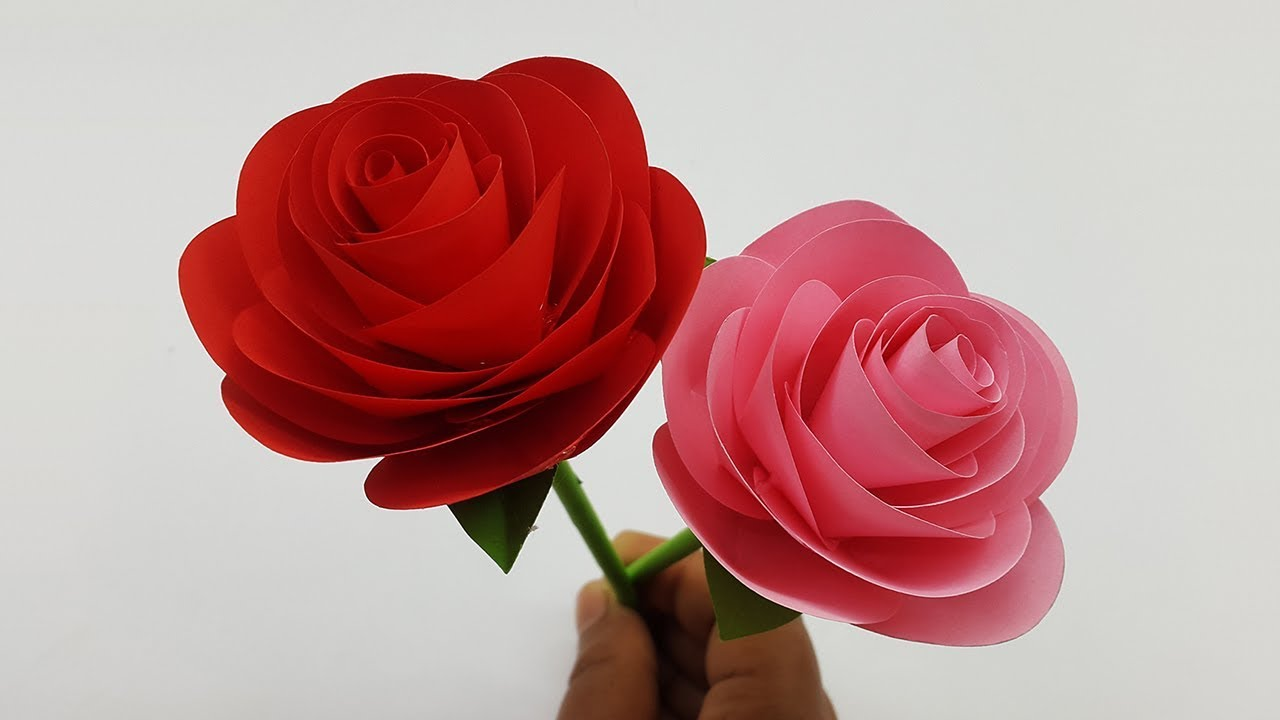
#> input picture CSE4182 - Digital Image Processing/assignment 14/rose.jpg, 1280 x 720 px
$ jupyter execute compression.ipynb
#> lines starting #> are read from the running program, lines starting #| are printed output that depends on the picture
[cell 1]
import numpy as np
import matplotlib.pyplot as plt
import cv2

[cell 2]
img = plt.imread('rose.jpg')
#> img is the input picture: shape (720, 1280, 3); mean R, G, B 191, 146.7, 145.8
plt.imshow(img)

[cell 3]
src_img = cv2.cvtColor(img,cv2.COLOR_RGB2GRAY)
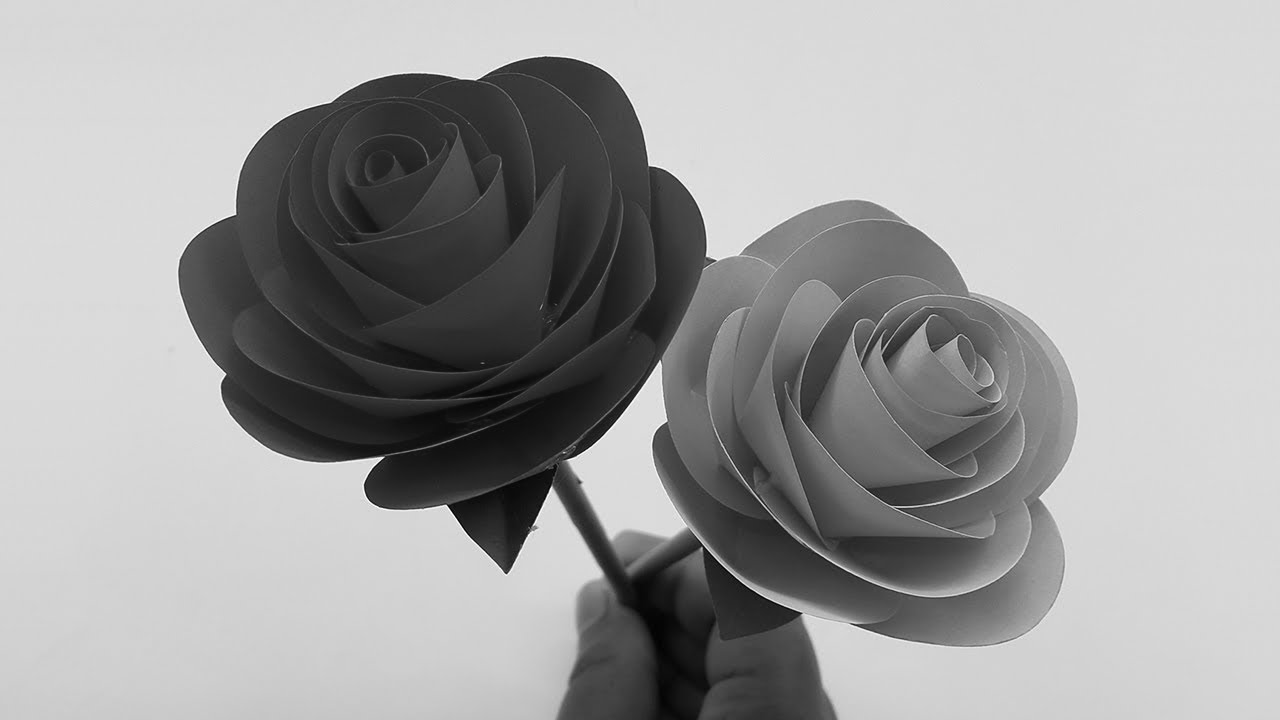
#> src_img: shape (720, 1280); min 1, max 255, mean 159.9
fftImg = np.fft.fft2(src_img)

[cell 4]
imgSort = np.sort(np.abs(fftImg.ravel()))
n = len(imgSort)
#> n = 921600
img_set = []
title_set = []
for keep in (0.75 , 0.5 , 0.1 , 0.05 , 0.01, 0.001 , 0.0001):

    thresh = imgSort[int(np.floor(n * (1 - keep)))]
    # ind = np.abs(fftImg) > thresh
    allow_pass = np.where(abs(fftImg)>thresh,fftImg,0)

    ifftImg = np.fft.ifft2(allow_pass).real
    img_set.append(ifftImg)
    title_set.append(f"Compressed (keep = {keep*100}%)")
#> this loop made 7 passes
#> thresh on passes 1 to 7: 1514.3, 3094.7, 13312.3, 20106.6, 57326.8, 313534.9, 1829284.9
#> after the loop, img_set = 7 items; title_set = ['Compressed (keep = 75.0%)', 'Compressed (keep = 50.0%)', 'Compressed (keep = 10.0%)', 'Compressed (keep = 5.0%)', 'Compressed (keep = 1.0%)', 'Compressed (keep = 0.1%)', 'Compressed (keep = 0.01%)']

[cell 5]
def plot_img(img_set , title_set):
    n = len(img_set)
#> n = 7
    r , c = 3,3
    plt.figure(figsize=(20,20))
    for i in range(n):
        plt.subplot(r,c,i+1)
        plt.title(title_set[i])
        plt.imshow(img_set[i],cmap='gray')


    plt.savefig('output.png',bbox_inches='tight')
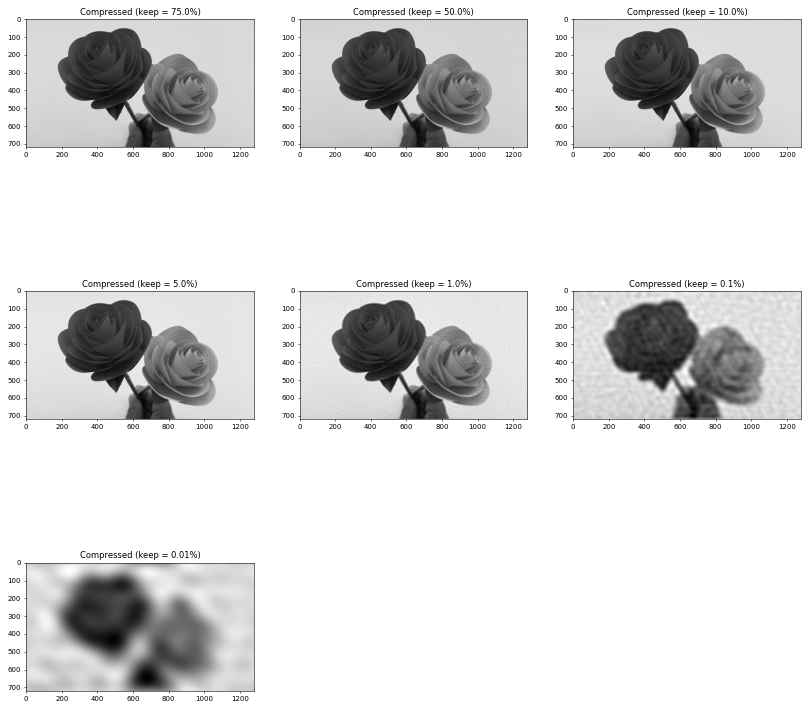
#> figure drawn by matplotlib, 7 panels
    plt.show()
